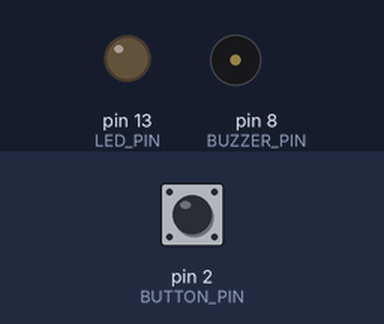
Recording of a sketch running on a simulated Arduino Uno, built with avr-gcc and run on an emulated ATmega328P. Shown: output pins drawn as LEDs (lit = HIGH), buzzer (waves = sounding, pin HIGH). The inputs (shaded band) are chosen by the test bench; at power-on: pin 2 (BUTTON_PIN) HIGH. What the sketch prints to the serial monitor is not drawn.

Above: at 1.2 s.
1.3 s: pin 2 (BUTTON_PIN) pulled LOW for 0.15 s
At 1.52 s:
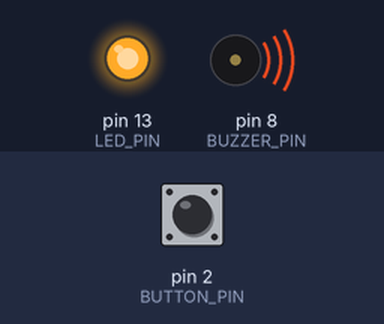
Timing chart, 0 to 4.3 s (numbered marks = the images above; inputs shaded):
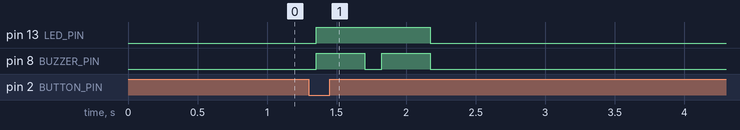

Measured:
- after the input at 1.3 s, pin 13 (LED_PIN): LOW → HIGH after 0.05 s, → LOW 0.82 s later; pin 8 (BUZZER_PIN): alternates HIGH for 0.35 s and LOW for 0.12 s, 4 changes in all, then stays LOW, starting after 0.05 s

The sketch:

smart-doorbell.ino
```cpp
/*
  Smart Doorbell
  --------------
  A visitor presses the doorbell button and the buzzer plays a
  short two-tone chime while an LED lights up. An optional PIR
  motion sensor gives a single soft beep when someone approaches
  the door, before they even press the button.
  Buzzer and LED are OFF on startup (safe default).

  Wiring:
    Button    : D2 (other side to GND, uses internal pull-up)
    PIR OUT   : D3 (optional, VCC 5V, GND GND)
    Buzzer    : D8 (active buzzer, + to D8, - to GND)
    LED       : D13 (through a 220 ohm resistor to GND)
*/

// ---- Pin definitions ----
const int BUTTON_PIN = 2;   // Doorbell push button (to GND)
const int PIR_PIN    = 3;   // Optional PIR motion sensor
const int BUZZER_PIN = 8;   // Buzzer
const int LED_PIN    = 13;  // Status / chime LED

// ---- Timing (ms) ----
const unsigned long CHIME_TONE_MS  = 350;   // Length of each chime tone
const unsigned long PIR_COOLDOWN_MS = 30000; // Min. gap between PIR beeps
const unsigned long DEBOUNCE_MS    = 50;

bool lastButtonState = HIGH;
unsigned long lastPirBeep = 0;
bool pirReady = false;

void chime() {
  // Two-step chime: on, short pause, on again, using the active
  // buzzer at two different pulse rates to suggest two tones.
  digitalWrite(LED_PIN, HIGH);
  digitalWrite(BUZZER_PIN, HIGH);
  delay(CHIME_TONE_MS);
  digitalWrite(BUZZER_PIN, LOW);
  delay(120);
  digitalWrite(BUZZER_PIN, HIGH);
  delay(CHIME_TONE_MS);
  digitalWrite(BUZZER_PIN, LOW);
  digitalWrite(LED_PIN, LOW);
  Serial.println("Ding-dong! Visitor at the door.");
}

void setup() {
  pinMode(BUTTON_PIN, INPUT_PULLUP);
  pinMode(PIR_PIN, INPUT);
  pinMode(BUZZER_PIN, OUTPUT);
  pinMode(LED_PIN, OUTPUT);

  // Safe defaults: buzzer and LED OFF on startup.
  digitalWrite(BUZZER_PIN, LOW);
  digitalWrite(LED_PIN, LOW);

  Serial.begin(9600);
  Serial.println("Smart Doorbell ready. PIR warming up (30-60 s)...");
}

void loop() {
  // Doorbell button: pressed = LOW (pull-up wiring).
  bool buttonState = digitalRead(BUTTON_PIN);
  if (buttonState == LOW && lastButtonState == HIGH) {
    delay(DEBOUNCE_MS);  // Debounce
    if (digitalRead(BUTTON_PIN) == LOW) {
      chime();
      // Wait for release so one press = one chime.
      while (digitalRead(BUTTON_PIN) == LOW) {
        delay(10);
      }
    }
  }
  lastButtonState = digitalRead(BUTTON_PIN);

  // Optional PIR: one soft beep when someone approaches.
  if (!pirReady && millis() > 60000UL) {
    pirReady = true;  // PIR output is unreliable during warm-up
    Serial.println("PIR ready.");
  }
  if (pirReady && digitalRead(PIR_PIN) == HIGH &&
      millis() - lastPirBeep > PIR_COOLDOWN_MS) {
    lastPirBeep = millis();
    digitalWrite(BUZZER_PIN, HIGH);
    delay(100);
    digitalWrite(BUZZER_PIN, LOW);
    Serial.println("Motion near the door.");
  }

  delay(10);
}
```
